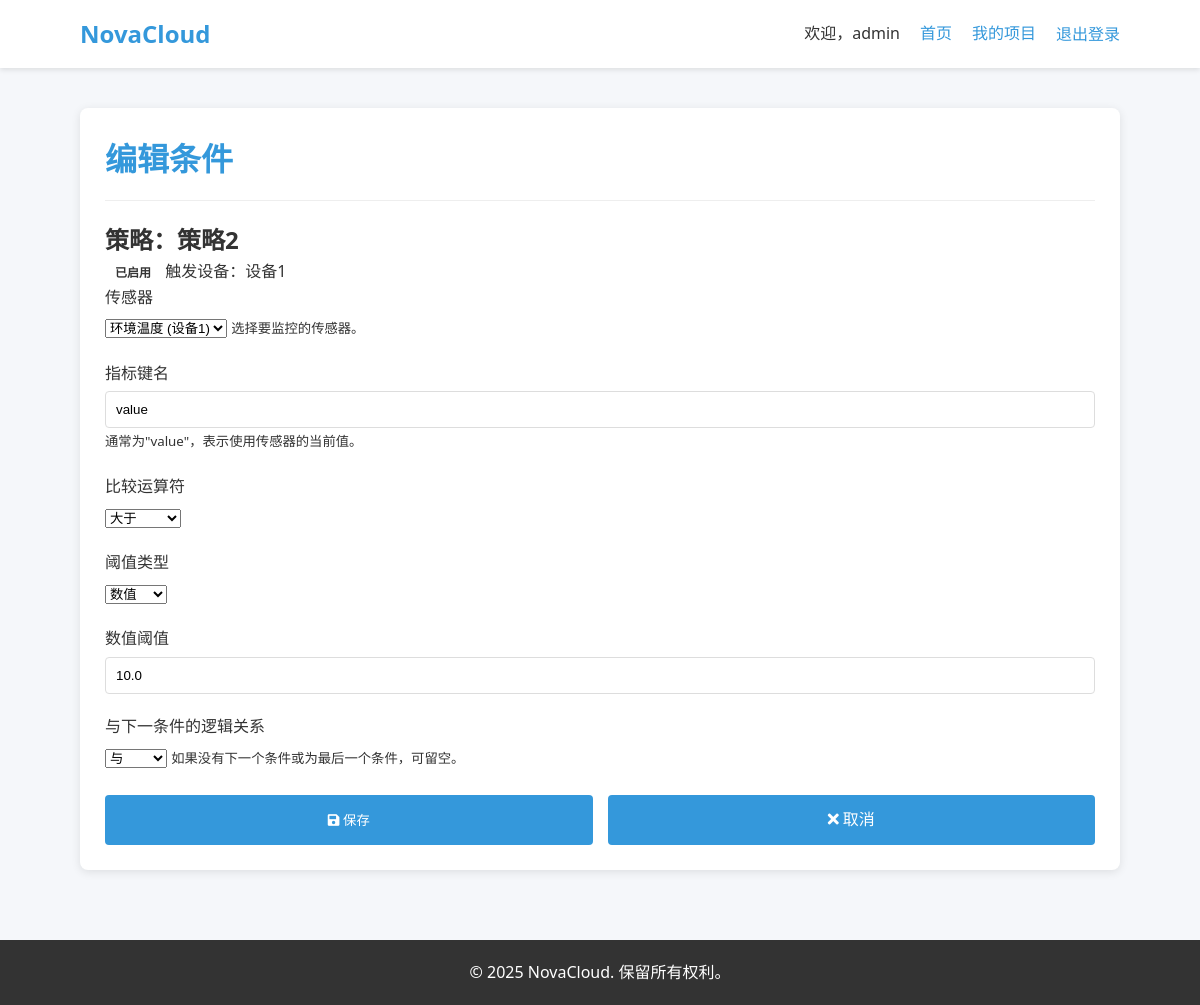
The page /conditions/1/update/ (signed in) on the database its author committed.
### strategy_engine/models.py (models this page shows, shortened)
class Strategy(models.Model):
    name = models.CharField('策略名称', max_length=100)
    project = models.ForeignKey(Project, on_delete=models.CASCADE, related_name='strategies', verbose_name='所属项目')
    description = models.TextField('策略描述', blank=True, null=True)
    is_enabled = models.BooleanField('是否启用', default=True)
    trigger_source_device = models.ForeignKey(Device, on_delete=models.CASCADE, related_name='trigger_strategies', verbose_name='触发设备')
    created_at = models.DateTimeField('创建时间', auto_now_add=True)
    updated_at = models.DateTimeField('更新时间', auto_now=True)
    class Meta:
        verbose_name = '策略'
        verbose_name_plural = '策略'
        ordering = ['-created_at']

class Condition(models.Model):
    OPERATOR_CHOICES = (
        ('>', '大于'),
        ('<', '小于'),
        ('>=', '大于等于'),
        ('<=', '小于等于'),
        ('==', '等于'),
        ('!=', '不等于'),
    )
    LOGICAL_OPERATOR_CHOICES = (
        ('AND', '与'),
        ('OR', '或'),
    )
    VALUE_TYPE_CHOICES = (
        ('float', '数值'),
        ('string', '文本'),
        ('boolean', '布尔值'),
    )
    strategy = models.ForeignKey(Strategy, on_delete=models.CASCADE, related_name='conditions', verbose_name='所属策略')
    sensor = models.ForeignKey(Sensor, on_delete=models.CASCADE, related_name='conditions', verbose_name='传感器')
    metric_key = models.CharField('指标键名', max_length=50, default='value', help_text='通常为"value"')
    operator = models.CharField('比较运算符', max_length=2, choices=OPERATOR_CHOICES)
    threshold_value_type = models.CharField('阈值类型', max_length=10, choices=VALUE_TYPE_CHOICES, default='float')
    threshold_value_float = models.FloatField('数值阈值', null=True, blank=True)
    threshold_value_string = models.CharField('文本阈值', max_length=100, null=True, blank=True)
    threshold_value_boolean = models.BooleanField('布尔阈值', null=True, blank=True)
    logical_operator_to_next = models.CharField('与下一条件的逻辑关系', max_length=3, choices=LOGICAL_OPERATOR_CHOICES, null=True, blank=True)
    class Meta:
        verbose_name = '条件'
        verbose_name_plural = '条件'

### iot_devices/models.py (models this page shows, shortened)
class Device(models.Model):
    STATUS_CHOICES = (
        ('online', '在线'),
        ('offline', '离线'),
        ('unregistered', '未注册'),
    )
    PROTOCOL_CHOICES = (
        ('mqtt', 'MQTT'),
        ('tcp', 'TCP原生'),
    )
    device_id = models.CharField('设备号', max_length=20, unique=True, help_text="例如：DEV-YYYYYY")
    device_identifier = models.CharField('设备标识', max_length=100, unique=True, help_text="可以是MAC地址、序列号等")
    device_key = models.CharField('设备密钥', max_length=64, blank=True, help_text="用于设备认证")
    name = models.CharField('设备名称', max_length=100)
    project = models.ForeignKey(Project, on_delete=models.CASCADE, related_name='devices', verbose_name='所属项目')
    status = models.CharField('设备状态', max_length=20, choices=STATUS_CHOICES, default='unregistered')
    protocol_type = models.CharField('通信协议', max_length=20, choices=PROTOCOL_CHOICES, default='mqtt')
    last_seen = models.DateTimeField('最后在线时间', blank=True, null=True)
    created_at = models.DateTimeField('创建时间', auto_now_add=True)
    updated_at = models.DateTimeField('更新时间', auto_now=True)
    class Meta:
        verbose_name = '设备'
        verbose_name_plural = '设备'
        ordering = ['-created_at']

### strategy_engine/views.py (the view, shortened to what this page needs)
# urls.py: path('conditions/<int:pk>/update/', views.ConditionUpdateView.as_view(), name='condition_update'),
class ConditionUpdateView(LoginRequiredMixin, UpdateView):
    model = Condition
    form_class = ConditionForm
    template_name = 'strategy_engine/condition_form.html'
    def get_form_kwargs(self):
        kwargs = super().get_form_kwargs()
        kwargs['user'] = self.request.user
        return kwargs
    def get_object(self):
        condition = super().get_object()
        if condition.strategy.project.owner != self.request.user:
            raise HttpResponseForbidden("您没有权限编辑此条件")
        return condition
    def get_context_data(self, **kwargs):
        context = super().get_context_data(**kwargs)
        context['strategy'] = self.object.strategy
        context['action'] = '编辑'
        context['value_type_fields'] = {
            'float': 'threshold_value_float',
            'string': 'threshold_value_string',
            'boolean': 'threshold_value_boolean',
        }
        context['next_condition'] = Condition.objects.filter(strategy=self.object.strategy).exclude(pk=self.object.pk).exists()
        return context

### iot_devices/models.py (called while the page is built)
    def __str__(self):
        return f"{self.name} ({self.device.name})"

### templates/strategy_engine/condition_form.html (shortened to what this page needs)
{% extends 'base.html' %}
{% block content %}
<div class="content-section">
    <div class="section-header">
        <h1>{% if action == '添加' %}添加条件{% else %}编辑条件{% endif %}</h1>
    </div>
    <div class="strategy-info">
        <h2>策略：{{ strategy.name }}</h2>
        <div class="strategy-meta">
            <span class="badge {% if strategy.is_enabled %}badge-success{% else %}badge-secondary{% endif %}">
                {% if strategy.is_enabled %}已启用{% else %}已禁用{% endif %}
            </span>
            <span class="device-info">触发设备：{{ strategy.trigger_source_device.name }}</span>
        </div>
    </div>
    <div class="form-container">
        <form method="post" novalidate id="conditionForm">
            <div class="form-group">
                <label for="{{ form.sensor.id_for_label }}">传感器</label>
                {{ form.sensor }}
                <small class="form-text text-muted">选择要监控的传感器。</small>
            </div>
            <div class="form-group">
                <label for="{{ form.metric_key.id_for_label }}">指标键名</label>
                {{ form.metric_key }}
                <small class="form-text text-muted">通常为"value"，表示使用传感器的当前值。</small>
            </div>
            <div class="form-group">
                <label for="{{ form.operator.id_for_label }}">比较运算符</label>
                {{ form.operator }}
            </div>
            <div class="form-group">
                <label for="{{ form.threshold_value_type.id_for_label }}">阈值类型</label>
                {{ form.threshold_value_type }}
            </div>
            <div class="form-group" id="threshold-float">
                <label for="{{ form.threshold_value_float.id_for_label }}">数值阈值</label>
                {{ form.threshold_value_float }}
            </div>
            {% if next_condition or action == '编辑' %}
            <div class="form-group">
                <label for="{{ form.logical_operator_to_next.id_for_label }}">与下一条件的逻辑关系</label>
                {{ form.logical_operator_to_next }}
                <small class="form-text text-muted">如果没有下一个条件或为最后一个条件，可留空。</small>
            </div>
            {% endif %}
            <div class="form-actions">
                <div class="button-group">
                    <button type="submit" class="btn btn-primary">
                        <i class="fas fa-save"></i> 保存
                    </button>
                    <a href="{% url 'strategy_engine:strategy_detail' strategy.pk %}" class="btn btn-light">
                        <i class="fas fa-times"></i> 取消
                    </a>
                </div>
            </div>
        </form>
    </div>
</div>
{% endblock %}

### templates/base.html (shortened to what this page needs)
<!DOCTYPE html>
<html lang="zh-CN">
<head>
    {% load static %}
    <link rel="stylesheet" href="https://cdnjs.cloudflare.com/ajax/libs/font-awesome/5.15.3/css/all.min.css">
    <link rel="stylesheet" href="{% static 'css/style.css' %}">
</head>
<body>
    <header class="site-header">
        <div class="container">
            <div class="logo">
                <a href="{% url 'core:index' %}">NovaCloud</a>
            </div>
            <nav class="main-nav">
                <ul>
                    {% if user.is_authenticated %}
                        <li>欢迎，{{ user.username }}</li>
                        <li><a href="{% url 'core:index' %}">首页</a></li>
                        <li><a href="{% url 'iot_devices:project_list' %}">我的项目</a></li>
                        <li>
                            <form method="post" action="{% url 'accounts:logout' %}" class="logout-form">
                                <button type="submit" class="logout-btn">退出登录</button>
                            </form>
                        </li>
                    {% else %}
                        <li><a href="{% url 'accounts:login' %}">登录</a></li>
                        <li><a href="{% url 'accounts:register' %}">注册</a></li>
                    {% endif %}
                </ul>
            </nav>
        </div>
    </header>
    <main class="site-content">
        <div class="container">
            {% block content %}{% endblock %}
        </div>
    </main>
    <footer class="site-footer">
        <div class="container">
            <p>&copy; {% now "Y" %} NovaCloud. 保留所有权利。</p>
        </div>
    </footer>
</body>
</html>

### static/css/style.css (style rules this page uses)
:root { --primary-color: #3498db; --secondary-color: #2980b9; --accent-color: #f39c12; --bg-color: #f5f7fa; --text-color: #333; --border-color: #ddd; --success-color: #2ecc71; --error-color: #e74c3c; }
* { margin: 0; padding: 0; box-sizing: border-box; }
body { font-family: 'Segoe UI', Tahoma, Geneva, Verdana, sans-serif; line-height: 1.6; color: var(--text-color); background-color: var(--bg-color); min-height: 100vh; display: flex; flex-direction: column; }
.container { width: 90%; max-width: 1200px; margin: 0 auto; padding: 0 20px; }
a { color: var(--primary-color); text-decoration: none; transition: color 0.3s; }
.btn { display: inline-block; padding: 10px 15px; background-color: var(--primary-color); color: white; border: none; border-radius: 4px; cursor: pointer; transition: background 0.3s; }
.btn-primary { background-color: var(--primary-color); }
.site-header { background-color: white; box-shadow: 0 2px 5px rgba(0, 0, 0, 0.1); padding: 15px 0; }
.site-header .container { display: flex; justify-content: space-between; align-items: center; }
.logo a { font-size: 24px; font-weight: bold; color: var(--primary-color); }
.main-nav ul { display: flex; list-style: none; }
.main-nav li { margin-left: 20px; }
.logout-form { margin: 0; padding: 0; }
.logout-btn { background: none; border: none; color: var(--primary-color); cursor: pointer; font-size: inherit; font-family: inherit; padding: 0; text-decoration: none; transition: color 0.3s; }
.site-content { flex: 1; padding: 40px 0; }
.site-footer { background-color: #333; color: white; padding: 20px 0; text-align: center; }
.form-group { margin-bottom: 20px; }
.form-group label { display: block; margin-bottom: 5px; font-weight: 500; }
.form-group input { width: 100%; padding: 10px; border: 1px solid var(--border-color); border-radius: 4px; }
.form-actions { margin-top: 25px; }
.form-actions .btn { width: 100%; padding: 12px; }
.button-group { display: flex; justify-content: space-between; gap: 15px; }
.button-group .btn { flex: 1; text-align: center; }
.content-section { background-color: #fff; border-radius: 8px; box-shadow: 0 2px 10px rgba(0, 0, 0, 0.1); padding: 25px; margin-bottom: 30px; }
.section-header { display: flex; justify-content: space-between; align-items: center; margin-bottom: 20px; border-bottom: 1px solid #eee; padding-bottom: 15px; }
.section-header h1, .section-header h2 { margin: 0; color: var(--primary-color); }
.badge { display: inline-block; padding: 5px 10px; font-size: 0.75rem; font-weight: 700; line-height: 1; text-align: center; white-space: nowrap; vertical-align: baseline; border-radius: 0.375rem; }

### rows shown on the page
Strategy: name "策略2", trigger_source_device.name "设备1"
Condition: sensor "环境温度 (设备1)", metric_key "value", operator "大于", threshold_value_type "数值", threshold_value_float "10.0", logical_operator_to_next "与"

### other values the page prints
{{ user.username }} "admin"
